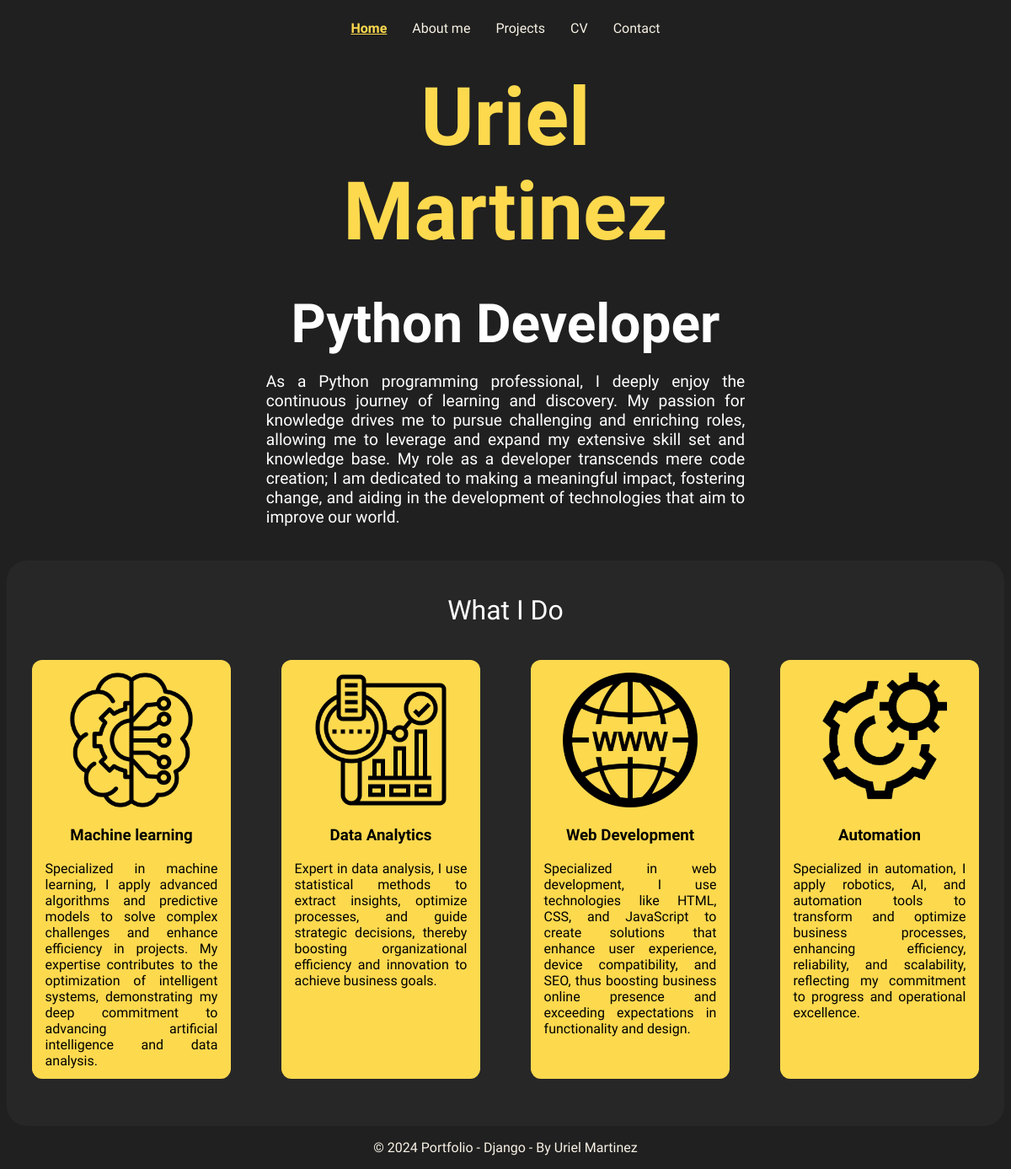
The page / on the database its author committed.
### homepage/models.py (models this page shows, shortened)
class Activity(models.Model):
    title = models.CharField(max_length=100)
    description = models.TextField()
    image = models.ImageField(upload_to='activities/images/')
    created = models.DateTimeField(auto_now_add=True)
    updated = models.DateTimeField(auto_now=True)

### homepage/views.py (the view)
# urls.py: 2. Add a URL to urlpatterns:  path('', views.home, name='home')
def home(request):
    all_activities = Activity.objects.all()
    return render(request, 'home.html', {'activities': all_activities})

### homepage/templates/home.html (shortened to what this page needs)
{% extends 'layout.html' %}
{% block content %}
    {% load static %}
    <head>
        <link rel="stylesheet" href="{% static 'css/home.css' %}">
    </head>
    <main>
        <h1 class="class-name">Uriel Martinez</h1>
        <h2 class="job">Python Developer</h2>
        <p class="content">
            As a Python programming professional, I deeply enjoy the continuous journey of
            learning and discovery. My passion for knowledge drives me to pursue challenging
            and enriching roles, allowing me to leverage and expand my extensive skill set and
            knowledge base. My role as a developer transcends mere code creation; I am dedicated
            to making a meaningful impact, fostering change, and aiding in the development of
            technologies that aim to improve our world.
        </p>
    </main>
    <div class="to-do">
        <div class="title-activity">What I Do</div>
        <div class="show-activities">
            {% for activity in  activities %}
            	<div class="content-activity">
                    <img src="{{ activity.image.url }}">
                    <h3>{{ activity.title }}</h3>
                    <p>{{ activity.description }}</p>
                </div>
            {% endfor %}
        </div>
    </div>
{% endblock %}

### homepage/templates/layout.html (shortened to what this page needs)
{% load static %}
<!DOCTYPE html>
<html lang="en">
<head>
    <link rel="stylesheet" href="{% static 'css/layout.css' %}">
</head>
<body>
    <div class="content-wrap">
        <header class="header">
            <nav>
                <ul class="navbar">
                    <li><a href="{% url 'home' %}" class="{% if request.resolver_match.url_name == 'home' %}active{% endif %}">Home</a></li>
                    <li><a href="{% url 'about' %}" class="{% if request.resolver_match.url_name == 'about' %}active{% endif %}">About me</a></li>
                    <li><a href="{% url 'projects:projects' %}" class="{% if request.resolver_match.url_name == 'projects' %}active{% endif %}">Projects</a></li>
                    <li><a href="{% static 'pdf/CV-Python.pdf' %}">CV</a></li>
                    <li><a href="#">Contact</a></li>
                </ul>
            </nav>
        </header>
        <div>
            {% block content %}
            {% endblock %}
        </div>
    </div>
    <footer class="footer">
      <p>&copy; 2024 Portfolio - Django - By Uriel Martinez </p>
    </footer>
</body>
</html>

### homepage/static/css/layout.css (style rules this page uses)
html { height: 100%; box-sizing: border-box; }
*, *:before, *:after { box-sizing: inherit; }
body { font-family: 'Arial', sans-serif; display: flex; flex-direction: column; min-height: 100vh; background-color: #202020; font-family: 'Fuzzy Bubbles', cursive; }
.content-wrap { flex: 1; text-align: center; }
.header { width: 100%; text-align: center; }
.navbar { display: flex; justify-content: center; list-style-type: none; padding: 0; }
.navbar li { padding: 0 15px; }
.navbar a { text-decoration: none; color: #F8F1E5; }
.navbar a.active { color: #feda4e; text-decoration: underline; font-weight: bold; }
.footer { color: #F8F1E5; text-align: center; }

### homepage/static/css/home.css (style rules this page uses)
body { overflow: auto; }
main { margin: 0 26%; }
.class-name { color: #fdd94e; font-family: 'Rubik Iso', sans-serif; font-size: 6em; margin: 5vh; }
.job { margin-top: 0; color: white; font-size: 4em; margin-bottom: 1vh; }
.content { color: white; font-size: 1.2em; text-align: justify; margin-bottom: 5vh; }
.to-do { padding: 5vh 0 5vh 0; background-color: #272727; color: white; text-align: justify; border-radius: 2vw; }
.title-activity { font-size: 2em; margin-bottom: 3vh; text-align: center; }
.show-activities { display: flex; justify-content: space-around; }
.content-activity { background-color: #fdd94e; width: 20%; color: black; text-align: center; margin: 2vh; border-radius: 1vw; }
.content-activity img { width: 20vh; height: 20vh; margin-top: 1.2vw; }
.content-activity p { text-align: justify; margin: 0 2vh 1.5vh; }

### rows shown on the page
Activity: image (picture), title "Machine learning", description "Specialized in machine learning, I apply advanced algorithms and predictive models to solve complex challenges and enhance efficiency in projects. My expertise contributes to the optimization of intelligent systems, demonstrating my deep commitment to advancing artificial intelligence and data analysis."
Activity: image (picture), title "Data Analytics", description "Expert in data analysis, I use statistical methods to extract insights, optimize processes, and guide strategic decisions, thereby boosting organizational efficiency and innovation to achieve business goals."
Activity: image (picture), title "Web Development", description "Specialized in web development, I use technologies like HTML, CSS, and JavaScript to create solutions that enhance user experience, device compatibility, and SEO, thus boosting business online presence and exceeding expectations in functionality and design."
Activity: image (picture), title "Automation", description "Specialized in automation, I apply robotics, AI, and automation tools to transform and optimize business processes, enhancing efficiency, reliability, and scalability, reflecting my commitment to progress and operational excellence."
